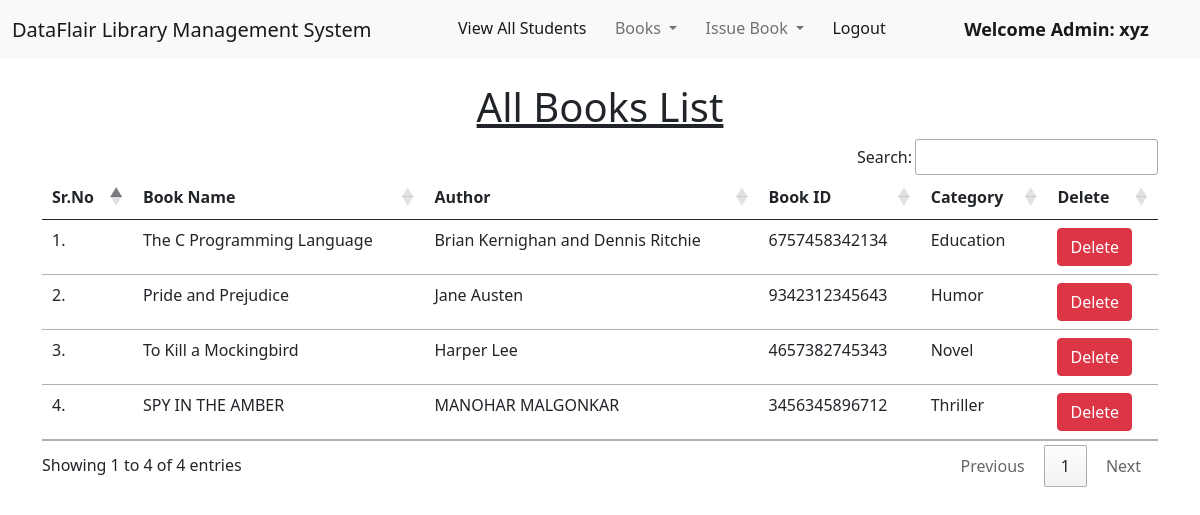
/view_books/ (signed in), run on the app's committed database.
### library/models.py (models this page shows, shortened)
class Book(models.Model):
    name = models.CharField(max_length=200)
    author = models.CharField(max_length=200)
    book_id = models.PositiveIntegerField()
    category = models.CharField(max_length=50)

### library/views.py (the view)
# urls.py: path("view_books/", views.view_books, name="view_books"),
@login_required(login_url = '/admin_login')
def view_books(request):
    books = Book.objects.all()
    return render(request, "view_books.html", {'books':books})

### library/templates/view_books.html (shortened to what this page needs)
{% extends 'admin_navbar.html' %}
{% load static %}
{% block body %}
<div class="container mt-4">
    <h1 class="text-center"><u>All Books List</u></h1>
    <table class="table table-hover" id="example">
        <thead>
            <tr>
                <th>Sr.No</th>
                <th>Book Name</th>
                <th>Author</th>
                <th>Book ID</th>
                <th>Category</th>
                <th>Delete</th>
            </tr>
        </thead>
        <tbody>
            {% for book in books %}
            <tr>
                <td>{{forloop.counter}}.</td>
                <td>{{book.name}}</td>
                <td>{{book.author}}</td>
                <td>{{book.book_id}}</td>
                <td>{{book.category}}</td>
                <td><a href="/delete_book/{{book.id}}/" class="btn btn-danger" onclick="return confirm('Are you sure you want to delete this book?')">Delete</a></td>
            </tr>
            {% endfor %}
        </tbody>
    </table>
    </div>
{% endblock %}

### library/templates/admin_navbar.html (shortened to what this page needs)
<!doctype html>
<html lang="en">
  <head>
    <link href="https://cdn.jsdelivr.net/npm/bootstrap@5.1.0/dist/css/bootstrap.min.css" rel="stylesheet">
    <link rel="stylesheet" href="https://cdn.datatables.net/1.10.25/css/jquery.dataTables.min.css">
    <link rel="stylesheet" href="https://cdn.datatables.net/buttons/1.7.1/css/buttons.dataTables.min.css">
  </head>
  <body>
    <nav class="navbar navbar-expand-lg navbar-light bg-light">
        <div class="container-fluid">
          <a class="navbar-brand" href="#">DataFlair Library Management System</a>
          <div class="collapse navbar-collapse" id="navbarSupportedContent">
            <ul class="navbar-nav me-auto mb-2 mb-lg-0">
              <li class="nav-item">
                <a class="nav-link active" aria-current="page" href="/view_students/">View All Students</a>
              </li>
              <li class="nav-item dropdown">
                <a class="nav-link dropdown-toggle" href="#" id="navbarDropdown" role="button" data-bs-toggle="dropdown" aria-expanded="false">
                  Books
                </a>
              </li>
              <li class="nav-item dropdown">
                <a class="nav-link dropdown-toggle" href="#" id="navbarDropdown" role="button" data-bs-toggle="dropdown" aria-expanded="false">
                  Issue Book
                </a>
              </li>
              <li class="nav-item">
                <a class="nav-link active" aria-current="page" href="/logout/">Logout</a>
              </li>
              <li class="nav-item">
                <a style="font-weight:600; font-family:'Segoe UI', Tahoma, Geneva, Verdana, sans-serif; font-size: large;" class="nav-link active" href="#">Welcome Admin: {{request.user}}</a>
              </li>
            </ul>
          </div>
        </div>
      </nav>
      {% block body %}
      {% endblock %}
  </body>
</html>

### data on the page
Book: name "The C Programming Language", author "Brian Kernighan and Dennis Ritchie", book_id "6757458342134", category "Education"
Book: name "Pride and Prejudice", author "Jane Austen", book_id "9342312345643", category "Humor"
Book: name "To Kill a Mockingbird", author "Harper Lee", book_id "4657382745343", category "Novel"
Book: name "SPY IN THE AMBER", author "MANOHAR MALGONKAR", book_id "3456345896712", category "Thriller"

### other printed values
{{ request.user }} "xyz"
